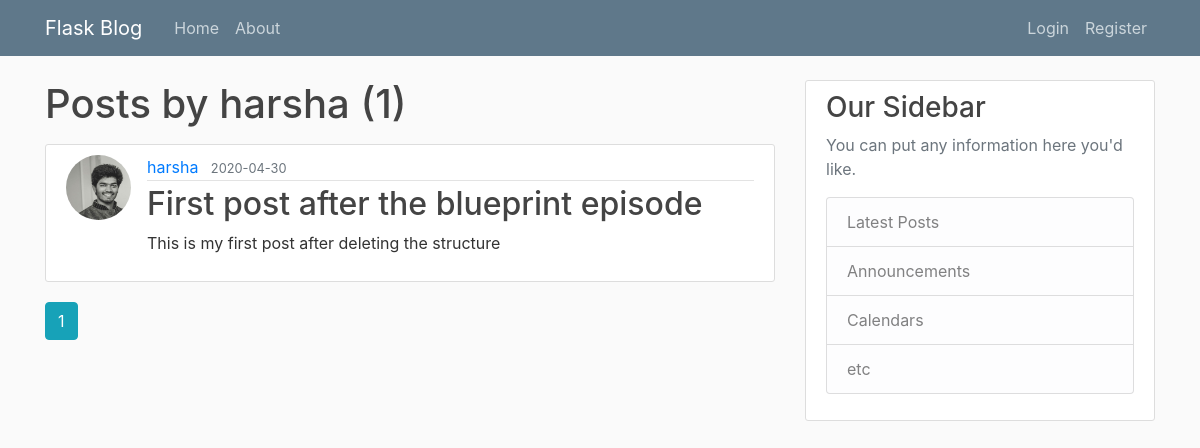
/user/harsha, run on the app's committed database.
### flaskblog/models.py (models this page shows, shortened)
class User(db.Model, UserMixin):
    id = db.Column(db.Integer, primary_key=True)
    username = db.Column(db.String(20), unique=True, nullable=False)
    email = db.Column(db.String(120), unique=True, nullable=False)
    image_file = db.Column(db.String(20),
                           nullable=False,
                           default='default.jpg')
    password = db.Column(db.String(60), nullable=False)
    posts = db.relationship('Post', backref='author', lazy=True)

class Post(db.Model):
    id = db.Column(db.Integer, primary_key=True)
    title = db.Column(db.String(100), nullable=False)
    date_posted = db.Column(db.DateTime,
                            nullable=False,
                            default=datetime.utcnow)
    content = db.Column(db.Text, nullable=False)
    user_id = db.Column(db.Integer, db.ForeignKey('user.id'), nullable=False)

### flaskblog/users/routes.py (the view)
@users.route("/user/<string:username>")
def user_posts(username):
    page = request.args.get('page', 1, type=int)
    user = User.query.filter_by(username=username).first_or_404()
    posts = Post.query.filter_by(author=user)\
        .order_by(Post.date_posted.desc())\
        .paginate(page=page, per_page=5)
    return render_template('user_posts.html', posts=posts, user=user)

### flaskblog/templates/user_posts.html
{% extends "layout.html" %}
{% block content %}
    <h1 class="mb-3">Posts by {{ user.username }} ({{ posts.total }})</h1>
    {% for post in posts.items %}
        <article class="media content-section">
          <img class="rounded-circle article-img" src="{{ url_for('static', filename='profile_pics/' + post.author.image_file) }}">
          <div class="media-body">
            <div class="article-metadata">
              <a class="mr-2" href="{{ url_for('users.user_posts', username=post.author.username) }}">{{ post.author.username }}</a>
              <small class="text-muted">{{ post.date_posted.strftime('%Y-%m-%d') }}</small>
            </div>
            <h2><a class="article-title" href="{{ url_for('posts.post', post_id=post.id) }}">{{ post.title }}</a></h2>
            <p class="article-content">{{ post.content }}</p>
          </div>
        </article>
    {% endfor %}
    {% for page_num in posts.iter_pages(left_edge=1, right_edge=1, left_current=1, right_current=2) %}
      {% if page_num %}
        {% if posts.page == page_num %}
          <a class="btn btn-info mb-4" href="{{ url_for('users.user_posts', username=user.username, page=page_num) }}">{{ page_num }}</a>
        {% else %}
          <a class="btn btn-outline-info mb-4" href="{{ url_for('users.user_posts', username=user.username, page=page_num) }}">{{ page_num }}</a>
        {% endif %}
      {% else %}
        ...
      {% endif %}
    {% endfor %}
{% endblock content %}

### flaskblog/templates/layout.html (shortened to what this page needs)
<!DOCTYPE html>
<html>
<head>
    <link rel="stylesheet" href="https://maxcdn.bootstrapcdn.com/bootstrap/4.0.0/css/bootstrap.min.css">
    <link rel="stylesheet" type="text/css" href="{{ url_for('static', filename='main.css') }}">
</head>
<body>
    <header class="site-header">
      <nav class="navbar navbar-expand-md navbar-dark bg-steel fixed-top">
        <div class="container">
          <a class="navbar-brand mr-4" href="/">Flask Blog</a>
          <div class="collapse navbar-collapse" id="navbarToggle">
            <div class="navbar-nav mr-auto">
              <a class="nav-item nav-link" href="{{ url_for('main.home') }}">Home</a>
              <a class="nav-item nav-link" href="{{ url_for('main.about') }}">About</a>
            </div>
            <div class="navbar-nav">
              {% if current_user.is_authenticated %}
                <a class="nav-item nav-link" href="{{ url_for('posts.new_post') }}">New Post</a>
                <a class="nav-item nav-link" href="{{ url_for('users.account') }}">Account</a>
                <a class="nav-item nav-link" href="{{ url_for('users.logout') }}">Logout</a>
              {% else %}
                <a class="nav-item nav-link" href="{{ url_for('users.login') }}">Login</a>
                <a class="nav-item nav-link" href="{{ url_for('users.register') }}">Register</a>
              {% endif %}
            </div>
          </div>
        </div>
      </nav>
    </header>
    <main role="main" class="container">
      <div class="row">
        <div class="col-md-8">
          {% block content %}{% endblock %}
        </div>
        <div class="col-md-4">
          <div class="content-section">
            <h3>Our Sidebar</h3>
            <p class='text-muted'>You can put any information here you'd like.
              <ul class="list-group">
                <li class="list-group-item list-group-item-light">Latest Posts</li>
                <li class="list-group-item list-group-item-light">Announcements</li>
                <li class="list-group-item list-group-item-light">Calendars</li>
                <li class="list-group-item list-group-item-light">etc</li>
              </ul>
            </p>
          </div>
        </div>
      </div>
    </main>
</body>
</html>

### flaskblog/static/main.css (style rules this page uses)
body { background: #fafafa; color: #333333; margin-top: 5rem; }
h1, h2, h3, h4, h5, h6 { color: #444444; }
.bg-steel { background-color: #5f788a; }
.site-header .navbar-nav .nav-link { color: #cbd5db; }
.content-section { background: #ffffff; padding: 10px 20px; border: 1px solid #dddddd; border-radius: 3px; margin-bottom: 20px; }
.article-title { color: #444444; }
.article-content { white-space: pre-line; }
.article-img { height: 65px; width: 65px; margin-right: 16px; }
.article-metadata { padding-bottom: 1px; margin-bottom: 4px; border-bottom: 1px solid #e3e3e3; }

### data on the page
User: username "harsha"
Post: image_file (placeholder picture), author.username "harsha", date_posted "2020-04-30", title "First post after the blueprint episode", content "This is my first post after deleting the structure"

### other printed values
{{ posts.total }} "1"
{{ page_num }} "1"
